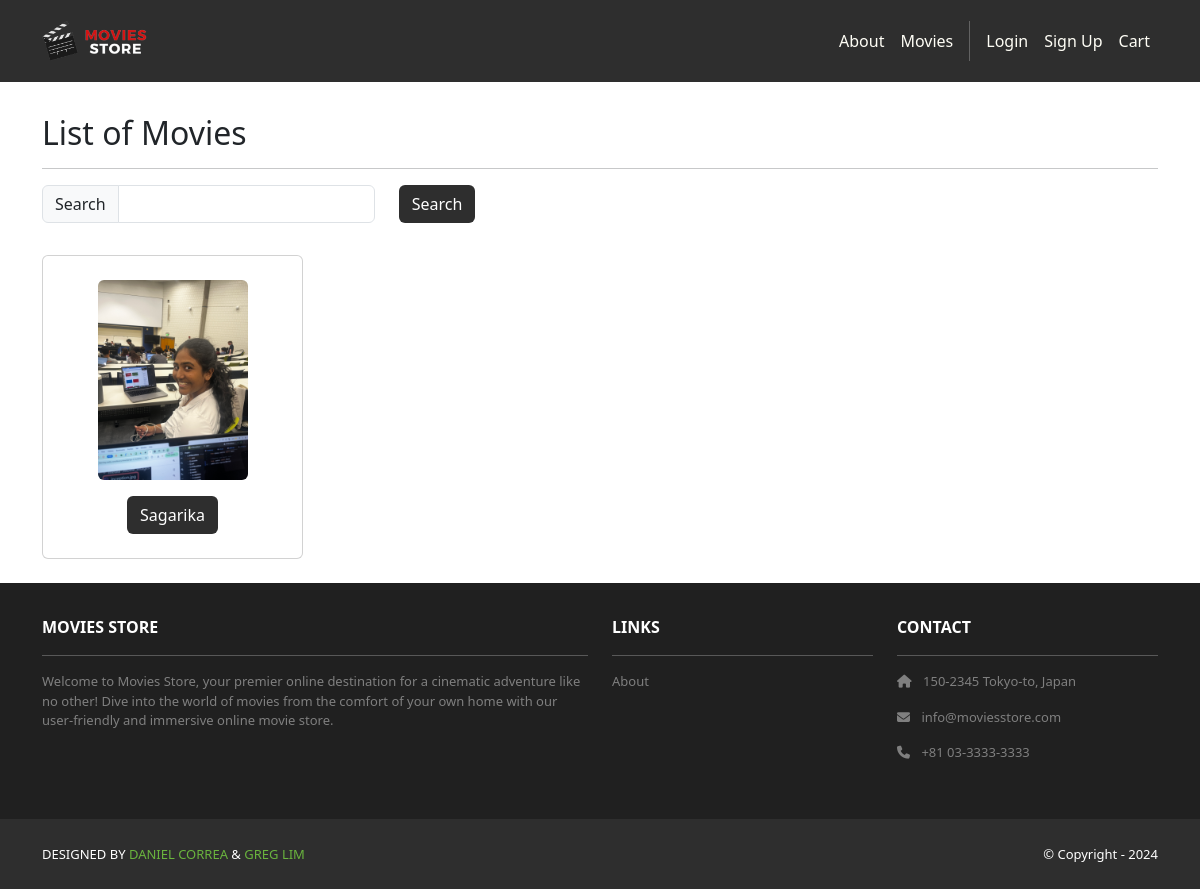
Page /movies/ on the committed database.
### movies/models.py (models this page shows, shortened)
class Movie(models.Model):
    id = models.AutoField(primary_key=True)
    name = models.CharField(max_length=255)
    price = models.IntegerField()
    description = models.TextField()
    image = models.ImageField(upload_to='movie_images/')

### movies/views.py (the view)
# urls.py: path('', views.index, name='cart.index'),
def index(request):
    search_term = request.GET.get('search')
    if search_term:
        movies = Movie.objects.filter(name__icontains=search_term)
    else:
        movies = Movie.objects.all()
    template_data = {}
    template_data['title'] = 'Movies'
    template_data['movies'] = movies
    return render(request, 'movies/index.html',{'template_data': template_data})

### movies/templates/movies/index.html
{% extends 'base.html' %}
{% block content %}
    {% load static %}
    <div class="p-3">
        <div class="container">
            <div class="row mt-3">
                <div class="col mx-auto mb-3">
                    <h2>List of Movies</h2>
                    <hr/>
                    <p class="card-text">
                      <form method="GET">
                        <div class="row">
                          <div class="col-auto">
                            <div class="input-group col-auto">
                              <div class="input-group-text">
                                Search</div>
                              <input type="text" class="form-control"
                                name="search">
                            </div>
                          </div>
                          <div class="col-auto">
                            <button class="btn bg-dark text-white"
                              type="submit">Search</button>
                          </div>
                        </div>
                      </form>
                    </p>
                </div>
            </div>
            <div class="row">
                {% for movie in template_data.movies %}
                    <div class="col-md-4 col-lg-3 mb-2">
                        <div class="p-2 card align-items-center pt-4">
                            <img src="{{ movie.image.url }}" class="card-img-top rounded img-card-200">
                            <div class="card-body text-center">
                                <a href="{% url 'movies.show' id=movie.id %}" class="btn bg-dark text-white">
                                    {{ movie.name }}
                                </a>
                            </div>
                        </div>
                    </div>
                {% endfor %}
            </div>
        </div>
    </div>
{% endblock content %}

### moviesstore/static/css/style.css (style rules this page uses)
.bg-index { background: url("../img/background.jpg") no-repeat fixed; background-size: 100% auto; }
.bg-dark { background-color: #2E2E2E !important; }
.img-card-200 { width: fit-content; max-height: 200px; }
html, body { height: 100%; margin: 0; }

### rows in the picture
Movie: image (picture), name "Sagarika"
